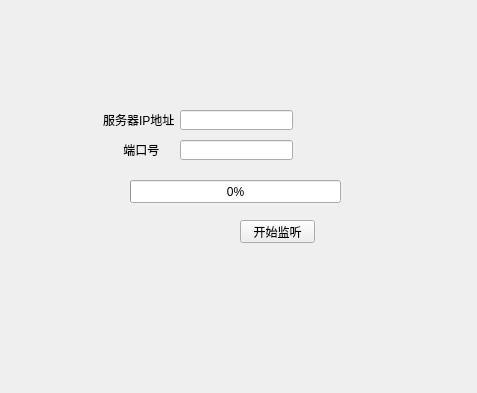
<?xml version="1.0" encoding="UTF-8"?>
<ui version="4.0">
 <class>Widget</class>
 <widget class="QWidget" name="Widget">
  <property name="geometry">
   <rect>
    <x>0</x>
    <y>0</y>
    <width>477</width>
    <height>393</height>
   </rect>
  </property>
  <property name="windowTitle">
   <string>Widget</string>
  </property>
  <widget class="QPushButton" name="startBtn">
   <property name="geometry">
    <rect>
     <x>240</x>
     <y>220</y>
     <width>75</width>
     <height>23</height>
    </rect>
   </property>
   <property name="text">
    <string>开始监听</string>
   </property>
  </widget>
  <widget class="QProgressBar" name="ServerProgressBar">
   <property name="geometry">
    <rect>
     <x>130</x>
     <y>180</y>
     <width>211</width>
     <height>23</height>
    </rect>
   </property>
   <property name="value">
    <number>0</number>
   </property>
  </widget>
  <widget class="QLabel" name="serverStatusLabel">
   <property name="geometry">
    <rect>
     <x>130</x>
     <y>160</y>
     <width>201</width>
     <height>16</height>
    </rect>
   </property>
   <property name="text">
    <string/>
   </property>
  </widget>
  <widget class="QLineEdit" name="ipaddr">
   <property name="geometry">
    <rect>
     <x>180</x>
     <y>110</y>
     <width>113</width>
     <height>20</height>
    </rect>
   </property>
   <property name="text">
    <string/>
   </property>
  </widget>
  <widget class="QLineEdit" name="portnum">
   <property name="geometry">
    <rect>
     <x>180</x>
     <y>140</y>
     <width>113</width>
     <height>20</height>
    </rect>
   </property>
  </widget>
  <widget class="QLabel" name="label">
   <property name="geometry">
    <rect>
     <x>103</x>
     <y>110</y>
     <width>71</width>
     <height>20</height>
    </rect>
   </property>
   <property name="text">
    <string>服务器IP地址</string>
   </property>
  </widget>
  <widget class="QLabel" name="label_2">
   <property name="geometry">
    <rect>
     <x>110</x>
     <y>140</y>
     <width>71</width>
     <height>20</height>
    </rect>
   </property>
   <property name="text">
    <string>    端口号</string>
   </property>
  </widget>
 </widget>
 <resources/>
 <connections/>
</ui>
